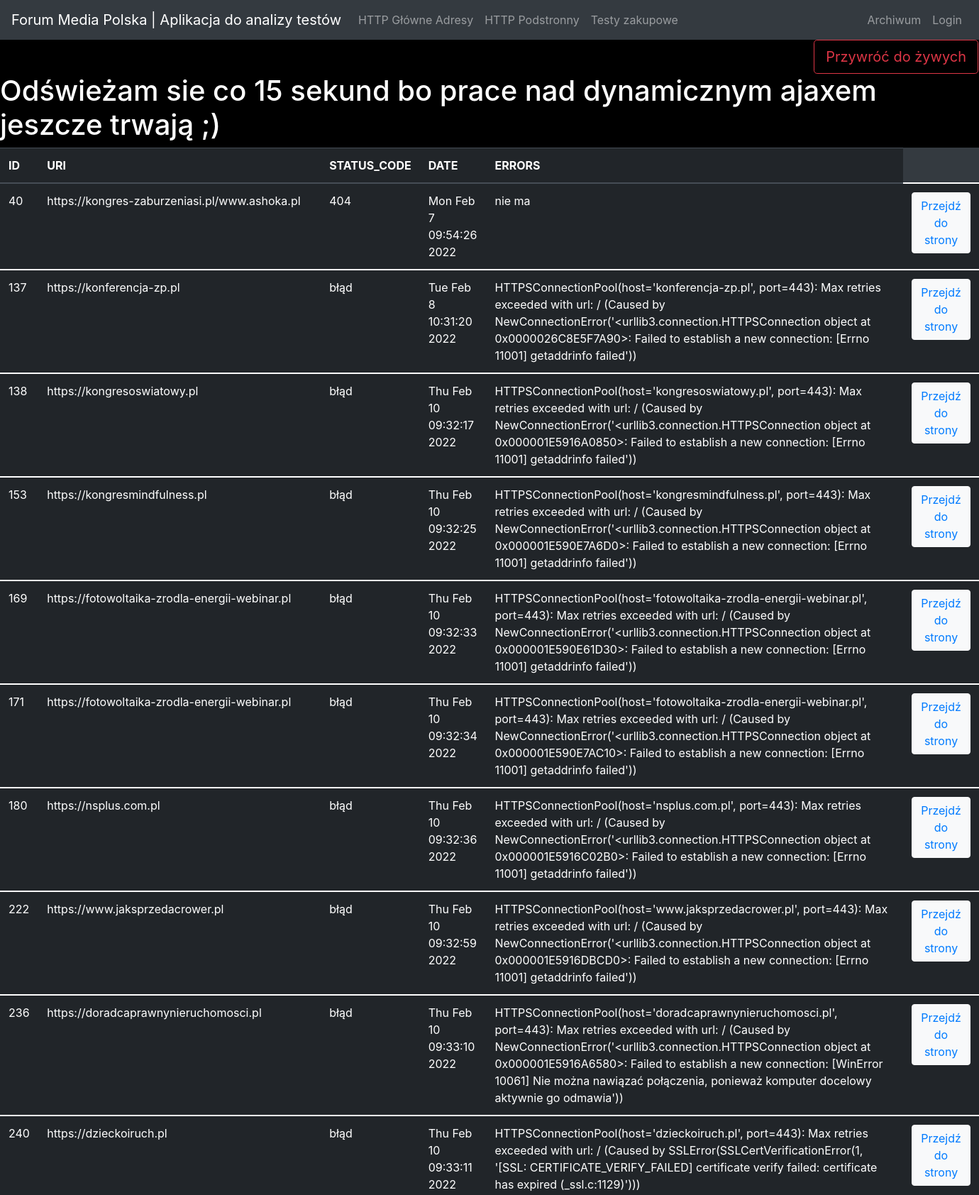
The page /archiwum (upper part) on the database its author committed.
### app.py (models this page shows, shortened)
class ArchiwumX(db.Model):
    id = db.Column(db.Integer, primary_key=True)
    url = db.Column(db.String(100), nullable=False)
    status_code = db.Column(db.Integer, nullable=False)
    dataTime = db.Column(db.String(100), nullable=False)
    error = db.Column(db.String(), nullable=False)

### app.py (the view)
@app.route('/archiwum')
def archiw():
    dane = ArchiwumX.query.all()
    return render_template('archiwum.html', item=dane)

### templates/archiwum.html (shortened to what this page needs)
{% extends 'base.html' %}
{% block contentt %}
    <nav class="navbar navbar-expand-md navbar-dark bg-dark">
      <a class="navbar-brand" href="{{ url_for('home_page') }}">Forum Media Polska | Aplikacja do analizy testów</a>
      <div class="collapse navbar-collapse" id="navbarNav">
          <ul class="navbar-nav mr-auto">
              <li class="nav-item">
                    <a class="nav-link" href="{{ url_for('http_number') }}">HTTP Główne Adresy</a>
              </li>
              <li class="nav-item">
                    <a class="nav-link" href="{{ url_for('http_number_all_i_want') }}">HTTP Podstronny</a>
              </li>
              <li class="nav-item">
                    <a class="nav-link" href="{{ url_for('cartHistory') }}">Testy zakupowe</a>
              </li>
          </ul>
          {% if current_user.is_authenticated %}
            <ul class="navbar-nav">
                <li class="nav-item">
                    <a class="nav-link">Witaj {{ current_user.username }}</a>
                </li>
                <li class="nav-item">
                    <a class="nav-link" href="{{ url_for('logout_page') }}">Wyloguj</a>
                </li>
            </ul>
          {% else %}
            <ul class="navbar-nav">
                 <li class="nav-item">
                    <a class="nav-link" href="{{ url_for('archiw') }}">Archiwum</a>
                </li>
                <li class="nav-item">
                     <a class="nav-link" href="{{ url_for('login_page') }}">Login</a>
                </li>
            </ul>
          {% endif %}
      </div>
    </nav>
{% endblock %}
{% block content %}
        <h1>
        <button id="lojalka" type="button" class="btn btn-lg btn-outline-danger" style="position: absolute; right: 1px;">Przywróć do żywych</button>
        <br>Odświeżam sie co 15 sekund bo prace nad dynamicznym ajaxem jeszcze trwają ;)</h1>
    <table class="table table-hover table-dark">
    <thead>
        <tr>
            <th scope="col">ID</th>
            <th scope="col">URl</th>
            <th scope="col">STATUS_CODE</th>
            <th scope="col">DATE</th>
            <th scope="col">ERRORS</th>
        </tr>
    </thead>
    <tbody>
    {% for item in item %}
    <tbody>
            <tr>
                <td>{{ item.id }}</td>
                <td>{{ item.url }}</td>
                <td>{{ item.status_code }}</td>
                <td>{{ item.dataTime }}</td>
                <td>{{ item.error }}</td>
                <td>
                    <button type="button" class="btn btn-light"><a href="{{ item.url }}" target="_blank">Przejdź do strony</a></button>
                </td>
            </tr>
    </tbody>
    {% endfor %}
</table>
{% endblock %}

### templates/base.html (shortened to what this page needs)
<!doctype html>
<html lang="en">
  <head>
      <link href="https://cdn.jsdelivr.net/npm/bootstrap@5.1.3/dist/css/bootstrap.min.css" rel="stylesheet">
      <link rel="stylesheet" href="https://cdn.jsdelivr.net/npm/bootstrap@4.5.3/dist/css/bootstrap.min.css">
  </head>
  <body>
    {% block contentt %}
    {% endblock %}
        {% block content %}
        {% endblock %}
  </body>
</html>

### templates/base.html (style rules this page uses)
body { background-color: black; color: white; }

### rows shown on the page
ArchiwumX: id "40", url "https://kongres-zaburzeniasi.pl/www.ashoka.pl", status_code "404", dataTime "Mon Feb 7 09:54:26 2022", error "nie ma"
ArchiwumX: id "137", url "https://konferencja-zp.pl", status_code "błąd", dataTime "Tue Feb 8 10:31:20 2022", error "HTTPSConnectionPool(host='konferencja-zp.pl', port=443): Max retries exceeded with url: / (Caused by NewConnectionError('<urllib3.connection.HTTPSConnection object at 0x0000026C8E5F7A90>: Failed to establish a new connection: [Errno 11001] getaddrinfo failed'))"
ArchiwumX: id "138", url "https://kongresoswiatowy.pl", status_code "błąd", dataTime "Thu Feb 10 09:32:17 2022", error "HTTPSConnectionPool(host='kongresoswiatowy.pl', port=443): Max retries exceeded with url: / (Caused by NewConnectionError('<urllib3.connection.HTTPSConnection object at 0x000001E5916A0850>: Failed to establish a new connection: [Errno 11001] getaddrinfo failed'))"
ArchiwumX: id "153", url "https://kongresmindfulness.pl", status_code "błąd", dataTime "Thu Feb 10 09:32:25 2022", error "HTTPSConnectionPool(host='kongresmindfulness.pl', port=443): Max retries exceeded with url: / (Caused by NewConnectionError('<urllib3.connection.HTTPSConnection object at 0x000001E590E7A6D0>: Failed to establish a new connection: [Errno 11001] getaddrinfo failed'))"
ArchiwumX: id "169", url "https://fotowoltaika-zrodla-energii-webinar.pl", status_code "błąd", dataTime "Thu Feb 10 09:32:33 2022", error "HTTPSConnectionPool(host='fotowoltaika-zrodla-energii-webinar.pl', port=443): Max retries exceeded with url: / (Caused by NewConnectionError('<urllib3.connection.HTTPSConnection object at 0x000001E590E61D30>: Failed to establish a new connection: [Errno 11001] getaddrinfo failed'))"
ArchiwumX: id "171", url "https://fotowoltaika-zrodla-energii-webinar.pl", status_code "błąd", dataTime "Thu Feb 10 09:32:34 2022", error "HTTPSConnectionPool(host='fotowoltaika-zrodla-energii-webinar.pl', port=443): Max retries exceeded with url: / (Caused by NewConnectionError('<urllib3.connection.HTTPSConnection object at 0x000001E590E7AC10>: Failed to establish a new connection: [Errno 11001] getaddrinfo failed'))"
ArchiwumX: id "180", url "https://nsplus.com.pl", status_code "błąd", dataTime "Thu Feb 10 09:32:36 2022", error "HTTPSConnectionPool(host='nsplus.com.pl', port=443): Max retries exceeded with url: / (Caused by NewConnectionError('<urllib3.connection.HTTPSConnection object at 0x000001E5916C02B0>: Failed to establish a new connection: [Errno 11001] getaddrinfo failed'))"
ArchiwumX: id "222", url "https://www.jaksprzedacrower.pl", status_code "błąd", dataTime "Thu Feb 10 09:32:59 2022", error "HTTPSConnectionPool(host='www.jaksprzedacrower.pl', port=443): Max retries exceeded with url: / (Caused by NewConnectionError('<urllib3.connection.HTTPSConnection object at 0x000001E5916DBCD0>: Failed to establish a new connection: [Errno 11001] getaddrinfo failed'))"
ArchiwumX: id "236", url "https://doradcaprawnynieruchomosci.pl", status_code "błąd", dataTime "Thu Feb 10 09:33:10 2022", error "HTTPSConnectionPool(host='doradcaprawnynieruchomosci.pl', port=443): Max retries exceeded with url: / (Caused by NewConnectionError('<urllib3.connection.HTTPSConnection object at 0x000001E5916A6580>: Failed to establish a new connection: [WinError 10061] Nie można nawiązać połączenia, ponieważ komputer docelowy aktywnie go odmawia'))"
ArchiwumX: id "240", url "https://dzieckoiruch.pl", status_code "błąd", dataTime "Thu Feb 10 09:33:11 2022", error "HTTPSConnectionPool(host='dzieckoiruch.pl', port=443): Max retries exceeded with url: / (Caused by SSLError(SSLCertVerificationError(1, '[SSL: CERTIFICATE_VERIFY_FAILED] certificate verify failed: certificate has expired (_ssl.c:1129)')))"
